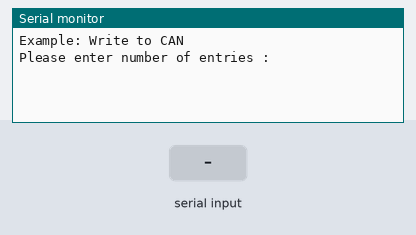
Bench run of a sketch on a simulated Arduino Uno, built with avr-gcc and run on an emulated ATmega328P. Parts: the last lines printed to the serial monitor. The inputs (shaded band) are chosen by the test bench.

Above: at 1.2 s.
1.3 s: "90,45\n" received over Serial
At 1.9 s:
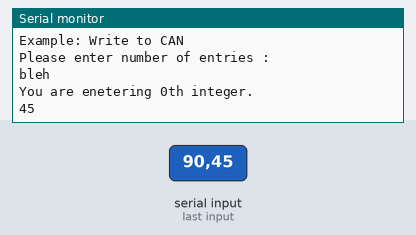
2.8 s: "30,150\n" received over Serial
At 5.0 s:
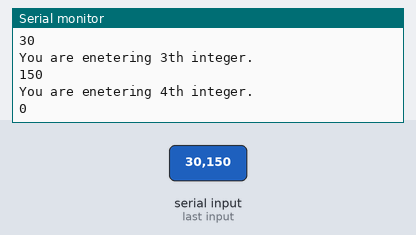
Timing chart, 0 to 6.5 s (numbered marks = the images above; inputs shaded):
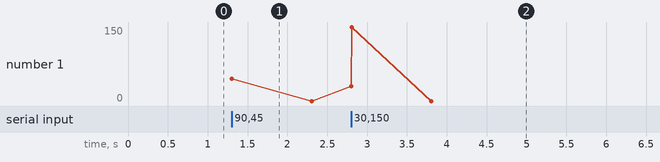

Measured:
- after the input at 1.3 s, the serial monitor: prints a new line at once (image 1)
- after the input at 2.8 s, the serial monitor: prints a new line at once (image 2)

The sketch:

CAN_write_integer_serial_unlimited.ino
```cpp
#include <SPI.h>
#include <mcp2515.h>

struct can_frame canMsg1;
struct can_frame canMsg2;
MCP2515 mcp2515(10);
int x[8];
int a = 100;
bool flag = 0;
int n_entry;
void setup() {

  //

  canMsg2.can_id  = 0x036;
  canMsg2.can_dlc = 8;
  canMsg2.data[0] = 0x0E;
  canMsg2.data[1] = 0x00;
  canMsg2.data[2] = 0x00;
  canMsg2.data[3] = 0x08;
  canMsg2.data[4] = 0x01;
  canMsg2.data[5] = 0x00;
  canMsg2.data[6] = 0x00;
  canMsg2.data[7] = 0xA0;

  while (!Serial);
  Serial.begin(115200);

  mcp2515.reset();
  mcp2515.setBitrate(CAN_125KBPS);
  mcp2515.setNormalMode();

  Serial.println("Example: Write to CAN");
}

void loop() {
    Serial.println("Please enter number of entries :");
    while(Serial.available() == 0){}
    n_entry = Serial.parseInt();
    int l = n_entry%8;
    int n_run = n_entry/8;
    Serial.println("bleh");
    for(int j=0; j <= n_run; j++){
      int k = 0;
      int limit = 0;
      if (j == n_run){
        limit = n_run ;
      }
      else{
        limit = 8;
      }
      for(k; k < limit; k++){
          while(Serial.available() == 0){}
          x[k] = Serial.parseInt();
          // ATTENTION ATTENTION
          // Make sure serial monitor is on no line ending mode otherwise
          // it will keep storing 0s after every input.
          Serial.println("You are enetering "+(String)k+"th integer.");
          canMsg1.data[k] = x[k];
          Serial.println(x[k]);
        }
       canMsg1.can_id  = 0x0F6;
       canMsg1.can_dlc = 8;
       mcp2515.sendMessage(&canMsg1);
      for(int z =0;z<8;z++){
        canMsg1.data[z] = 0;
       }
       mcp2515.sendMessage(&canMsg2);
    }

    flag = 1;


  //Serial.println(x);
  Serial.println("Messages sent");

  delay(100);
}
```
